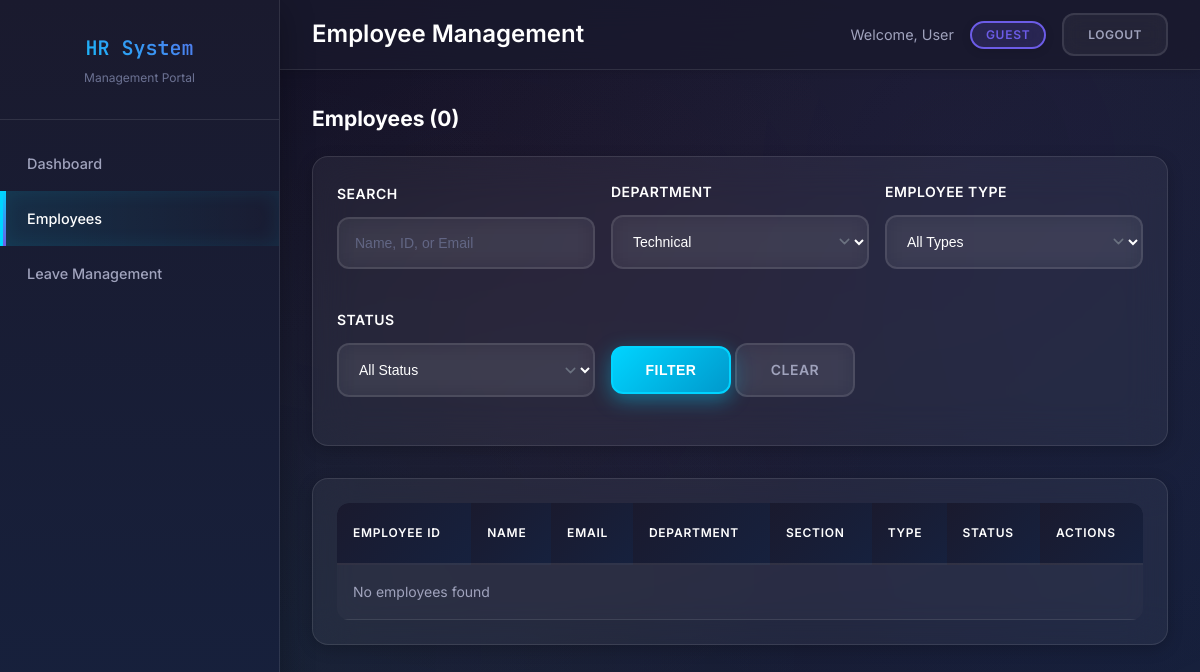
The app's page /employees.php?department=3, older data.
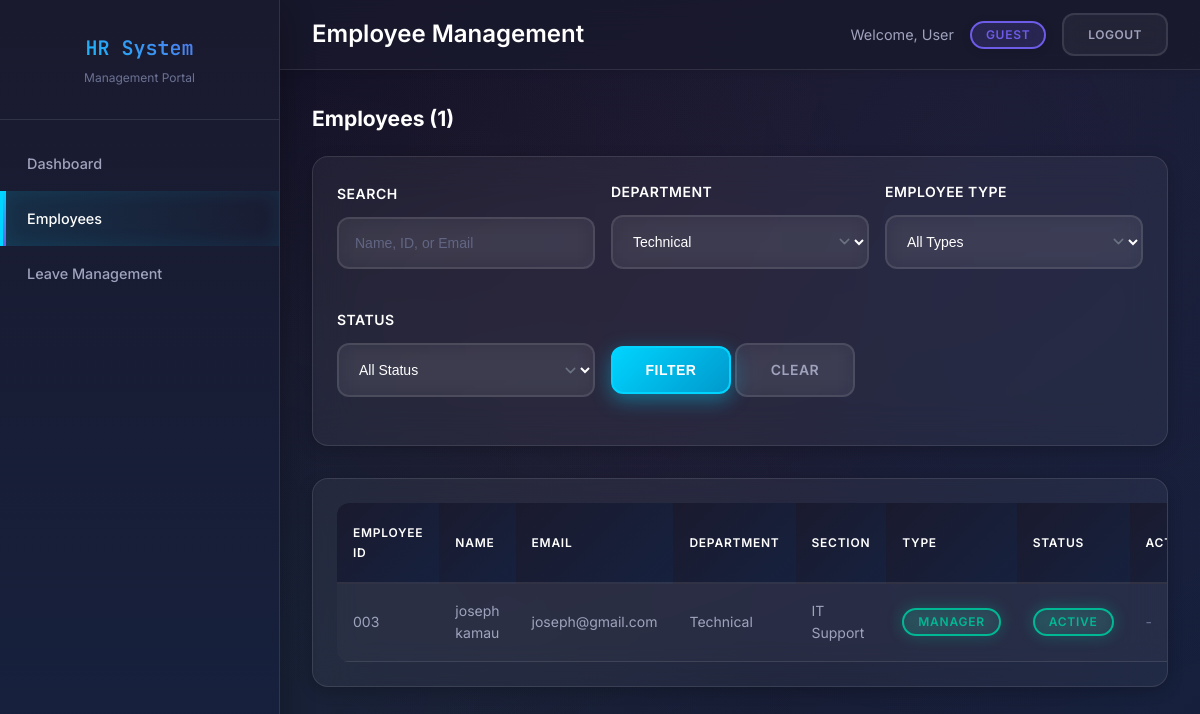
The same page, newer data.
### tables this page shows
CREATE TABLE `employees` (
  `id` int(11) NOT NULL,
  `employee_id` varchar(50) DEFAULT NULL,
  `first_name` varchar(100) DEFAULT NULL,
  `last_name` varchar(100) DEFAULT NULL,
  `national_id` int(10) NOT NULL,
  `email` varchar(255) DEFAULT NULL,
  `designation` varchar(50) NOT NULL,
  `phone` varchar(20) DEFAULT NULL,
  `date_of_birth` date NOT NULL,
  `address` text DEFAULT NULL,
  `department_id` int(11) DEFAULT NULL,
  `section_id` int(11) DEFAULT NULL,
  `position` varchar(100) DEFAULT NULL,
  `salary` decimal(10,2) DEFAULT NULL,
  `hire_date` date DEFAULT NULL,
  `employment_type` varchar(20) NOT NULL,
  `employee_type` varchar(20) NOT NULL,
  `profile_image_url` varchar(500) DEFAULT NULL,
  `created_at` timestamp NOT NULL DEFAULT current_timestamp(),
  `updated_at` timestamp NOT NULL DEFAULT current_timestamp() ON UPDATE current_timestamp(),
  `employee_status` enum('active','inactive','resigned','fired','retired') NOT NULL DEFAULT 'active'
);

CREATE TABLE `departments` (
  `id` int(11) NOT NULL,
  `name` varchar(100) NOT NULL,
  `description` text DEFAULT NULL,
  `created_at` timestamp NOT NULL DEFAULT current_timestamp(),
  `updated_at` timestamp NOT NULL DEFAULT current_timestamp() ON UPDATE current_timestamp()
);

CREATE TABLE `sections` (
  `id` int(11) NOT NULL,
  `name` varchar(100) NOT NULL,
  `description` text DEFAULT NULL,
  `department_id` int(11) DEFAULT NULL,
  `created_at` timestamp NOT NULL DEFAULT current_timestamp(),
  `updated_at` timestamp NOT NULL DEFAULT current_timestamp() ON UPDATE current_timestamp()
);

### employees.php (the view, shortened to what the changed rows need)
<?php
$conn = getConnection();
function hasPermission($requiredRole) {
    $userRole = $_SESSION['user_role'] ?? 'guest';
    $roles = [
        'section_head'=>4,
        'super_admin' => 3,
        'hr_manager' => 2,
        'dept_head' => 1,
        'employee' => 0
    ];
    $userLevel = $roles[$userRole] ?? 0;
    $requiredLevel = $roles[$requiredRole] ?? 0;
    return $userLevel >= $requiredLevel;
}
function getEmployeeTypeBadge($type) {
    $badges = [
        'full_time' => 'badge-primary',
        'part_time' => 'badge-info',
        'contract' => 'badge-warning',
        'temporary' => 'badge-secondary',
        'officer' => 'badge-primary',
        'section_head' => 'badge-info',
        'manager' => 'badge-success'
    ];
    return $badges[$type] ?? 'badge-light';
}
function getEmployeeStatusBadge($status) {
    $badges = [
        'active' => 'badge-success',
        'on_leave' => 'badge-warning',
        'terminated' => 'badge-danger',
        'resigned' => 'badge-secondary'
    ];
    return $badges[$status] ?? 'badge-light';
}
$department_filter = $_GET['department'] ?? '';
$where_conditions = [];
$params = [];
$types = '';
if (!empty($department_filter)) {
    $where_conditions[] = "e.department_id = ?";
    $params[] = $department_filter;
    $types .= 'i';
}
$where_clause = !empty($where_conditions) ? "WHERE " . implode(" AND ", $where_conditions) : "";
$query = "
    SELECT e.*,
           COALESCE(e.first_name, '') as first_name,
           COALESCE(e.last_name, '') as last_name,
           d.name as department_name,
           s.name as section_name
    FROM employees e
    LEFT JOIN departments d ON e.department_id = d.id
    LEFT JOIN sections s ON e.section_id = s.id
    $where_clause
    ORDER BY e.created_at DESC
";
$stmt = $conn->prepare($query);
if (!empty($params)) {
    $stmt->bind_param($types, ...$params);
}
$stmt->execute();
$result = $stmt->get_result();
$employees = $result->fetch_all(MYSQLI_ASSOC);
?>
<!DOCTYPE html>
<html lang="en">
<head>
    <link rel="stylesheet" href="style.css">
</head>
<body>
    <div class="container">
        <div class="sidebar">
            <div class="sidebar-brand">
                <h1>HR System</h1>
            </div>
        </div>
        <div class="main-content">
            <div class="header">
                <h1>Employee Management</h1>
            </div>
            <div class="content">
                <div style="display: flex; justify-content: space-between; align-items: center; margin-bottom: 20px;">
                    <h2>Employees (<?php echo count($employees); ?>)</h2>
                </div>
                <div class="table-container">
                    <table class="table">
                        <thead>
                            <tr>
                                <th>Employee ID</th>
                                <th>Name</th>
                                <th>Email</th>
                                <th>Department</th>
                                <th>Section</th>
                                <th>Type</th>
                                <th>Status</th>
                                <th>Actions</th>
                            </tr>
                        </thead>
                        <tbody>
                            <?php if (empty($employees)): ?>
                                <tr>
                                    <td colspan="8" class="text-center">No employees found</td>
                                </tr>
                            <?php else: ?>
                                <?php foreach ($employees as $employee): ?>
                                <tr>
                                    <td><?php echo htmlspecialchars($employee['employee_id']); ?></td>
                                    <td><?php echo htmlspecialchars($employee['first_name'] . ' ' . $employee['last_name']); ?></td>
                                    <td><?php echo htmlspecialchars($employee['email'] ?? 'N/A'); ?></td>
                                    <td><?php echo htmlspecialchars($employee['department_name'] ?? 'N/A'); ?></td>
                                    <td><?php echo htmlspecialchars($employee['section_name'] ?? 'N/A'); ?></td>
                                    <td>
                                        <span class="badge <?php echo getEmployeeTypeBadge($employee['employee_type'] ?? ''); ?>">
                                            <?php
                                            $type = $employee['employee_type'] ?? '';
                                            echo $type ? ucwords(str_replace('_', ' ', $type)) : 'N/A';
                                            ?>
                                        </span>
                                    </td>
                                    <td>
                                        <span class="badge <?php echo getEmployeeStatusBadge($employee['employee_status'] ?? ''); ?>">
                                            <?php
                                            $status = $employee['employee_status'] ?? '';
                                            echo $status ? ucwords($status) : 'N/A';
                                            ?>
                                        </span>
                                    </td>
                                    <td>
                                        <?php if (hasPermission('hr_manager')): ?>
                                            <button onclick="showEditModal(<?php echo htmlspecialchars(json_encode($employee)); ?>)" class="btn btn-sm btn-primary">Edit</button>
                                        <?php else: ?>
                                            <span class="text-muted">-</span>
                                        <?php endif; ?>
                                    </td>
                                </tr>
                                <?php endforeach; ?>
                            <?php endif; ?>
                        </tbody>
                    </table>
                </div>
            </div>
        </div>
    </div>
</body>
</html>

Row changes from the older to the newer data that the page shows:
added employees: employee "003", last_name "joseph kamau", email "joseph@gmail.com", department.name "Technical", section.name "IT Support", employee_type "MANAGER", employee_status "ACTIVE"
Text that changed along with them:
count($employees): "0" → "1"
text no longer shown: "No employees found"
